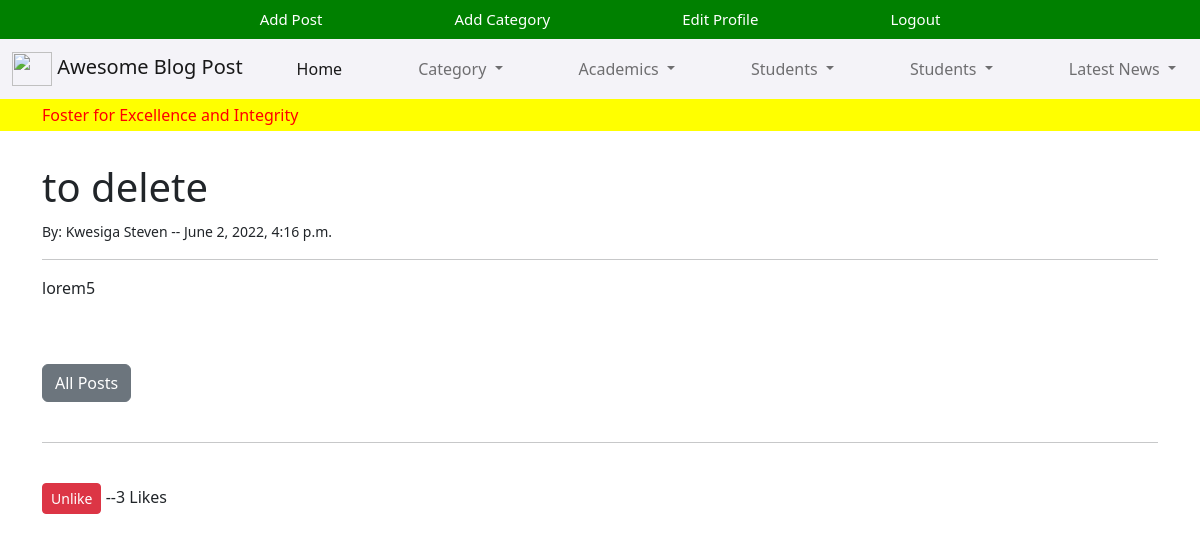
The page /article/33 (signed in) on the database its author committed.
### theblog/models.py (models this page shows, shortened)
class Post(models.Model):
    title = models.CharField(max_length=200)
    snippet = models.CharField(max_length=500)
    author = models.ForeignKey(User, on_delete=models.CASCADE)
    body = RichTextUploadingField(blank=True, null=True)
    created_at = models.DateTimeField(default=datetime.now, blank=True)
    category = models.CharField(max_length=200, default='Testing')
    likes = models.ManyToManyField(User, related_name='blog_bost')
    def total_likes(self):
        return self.likes.count()
    class Meta:
        verbose_name_plural = "Posts"

### theblog/views.py (the view)
# urls.py: path('article/<int:pk>', ArticlaDetailView.as_view(), name="article_details"),
class ArticlaDetailView(DetailView):
    model = Post
    template_name = 'article_details.html'
    def get_context_data(self, *args, **kwargs):
        cat_menu = Category.objects.all()
        context = super(ArticlaDetailView,self).get_context_data(*args, **kwargs)
        stuff = get_object_or_404(Post, id=self.kwargs['pk'])
        total_likes = stuff.total_likes() #check in modal.py for total likes fxn
        liked = False
        if stuff.likes.filter(id=self.request.user.id).exists():
            liked = True
        context["cat_menu"] = cat_menu
        context["total_likes"] = total_likes
        context["liked"] = liked
        return context

### theblog/models.py (called while the page is built)
    def __str__(self):
        return self.name

### theblog/templates/article_details.html (shortened to what this page needs)
{% extends 'base.html' %}
{% block content %}
<h1>{{post.title}}</h1>
<small>By: {{post.author.first_name}} {{post.author.last_name}} -- {{post.created_at}}
</small>
<br>
<hr>
{{post.body|safe}}
<br><br>
<a href="{%url 'home'%}" class="btn btn-secondary">All Posts</a>
<br>
<br>
<hr>
<br>
<form action="{% url 'like_post' post.pk %}" method="POST">
{% if user.is_authenticated %}
    {% if liked %}
        <button type="submit", name="post_id",  value="{{ post.id }}",
        class="btn btn-danger btn-sm">Unlike</button>
    {% else %}
        <button type="submit", name="post_id",  value="{{ post.id }}",
        class="btn btn-primary btn-sm">Like</button>
    {% endif %}
{% else %}
    <a class="btn-secondary" href="{% url 'login' %}">Login to Like</a>
    {% endif %}
 --{{ total_likes }} Likes
</form>
{% endblock %}

### rows shown on the page
Post: title "to delete", author.first_name "Kwesiga", author.last_name "Steven", created_at "June 2, 2022, 4:16 p.m.", body "lorem5"

### other values the page prints
{{ total_likes }} "3"
